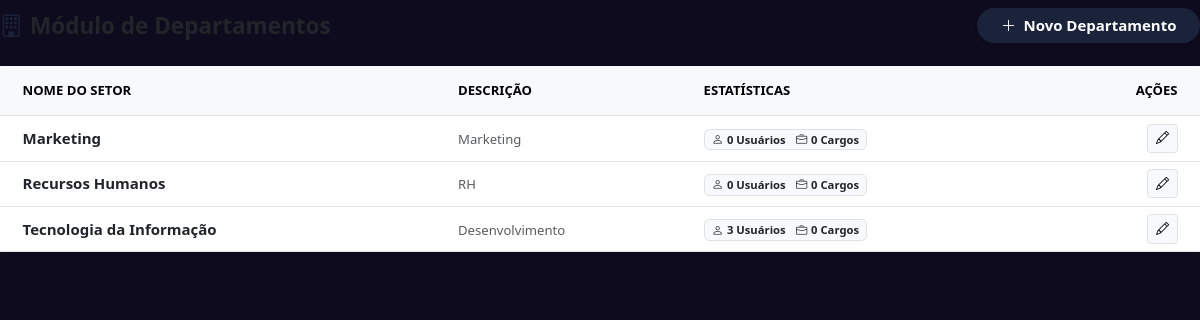
Page /departamentos (signed in) on the committed database.
### tables this page shows
CREATE TABLE departamentos (
    id_departamento INT UNSIGNED NOT NULL AUTO_INCREMENT,
    nome VARCHAR(100) NOT NULL,
    descricao TEXT,
    created_at TIMESTAMP NOT NULL DEFAULT CURRENT_TIMESTAMP,
    updated_at TIMESTAMP NOT NULL DEFAULT CURRENT_TIMESTAMP ON UPDATE CURRENT_TIMESTAMP,
    PRIMARY KEY (id_departamento),
    UNIQUE KEY uq_dept_nome (nome)
);

### controllers/DepartamentoController.php (called while the page is built, shortened)
<?php
require_once ROOT_PATH . '/models/Departamento.php';
class DepartamentoController
{
    private Departamento $model;
    public function __construct()
    {
        $this->model = new Departamento();
    }
    public function index(): void
    {
        $filtros = [];
        $departamentos = $this->model->listar($filtros);
        require ROOT_PATH . '/views/departamentos/index.php';
    }
}

### config/database.php (called while the page is built, shortened)
<?php
class Database {
    private static ?PDO $instance = null;
    public static function getConnection(): PDO {
        if (self::$instance === null) {
            try {
                $dsn = "mysql:host=" . DB_HOST . ";dbname=" . DB_NAME . ";charset=utf8mb4";
                self::$instance = new PDO($dsn, DB_USER, DB_PASS, [
                    PDO::ATTR_ERRMODE => PDO::ERRMODE_EXCEPTION,
                    PDO::ATTR_DEFAULT_FETCH_MODE => PDO::FETCH_ASSOC
                ]);
            } catch (PDOException $e) {
                die("Erro crítico de conexão: " . $e->getMessage());
            }
        }
        return self::$instance;
    }
}

### models/Departamento.php (called while the page is built, shortened)
<?php
require_once ROOT_PATH . '/config/database.php';
class Departamento
{
    private PDO $db;
    public function __construct()
    {
        $this->db = Database::getConnection();
    }
    public function listar(array $filtros = []): array
    {
        $sql = "SELECT d.*,
                       COUNT(DISTINCT u.id_usuario) AS total_usuarios,
                       COUNT(DISTINCT p.id_projeto) AS total_projetos
                FROM departamentos d
                LEFT JOIN usuarios u ON u.id_departamento = d.id_departamento AND u.ativo = 1
                LEFT JOIN projetos p ON p.id_departamento = d.id_departamento
                WHERE 1=1";
        $params = [];
        $sql .= " GROUP BY d.id_departamento ORDER BY d.nome ASC";
        $stmt = $this->db->prepare($sql);
        $stmt->execute($params);
        return $stmt->fetchAll();
    }
}

### views/departamentos/index.php (the view)
<?php require_once ROOT_PATH . '/views/layouts/header.php'; ?>
<div class="d-flex justify-content-between align-items-center mb-4 mt-2">
    <div>
        <h2 class="h4 fw-bold mb-0 text-dark">
            <i class="bi bi-building me-2" style="color: var(--brand-color);"></i>Módulo de Departamentos
        </h2>
    </div>
    <a href="<?= BASE_URL ?>/departamentos/criar" class="btn rounded-pill px-4 shadow-sm text-white fw-semibold" style="background-color: var(--brand-color);">
        <i class="bi bi-plus-lg me-2"></i>Novo Departamento
    </a>
</div>
<div class="card border-0 shadow-sm" style="border-radius: 12px;">
    <div class="card-body p-0">
        <div class="table-responsive">
            <table class="table table-hover align-middle mb-0">
                <thead class="table-light text-muted small text-uppercase">
                    <tr>
                        <th class="ps-4 py-3">Nome do Setor</th>
                        <th class="py-3">Descrição</th>
                        <th class="py-3">Estatísticas</th>
                        <th class="text-end pe-4 py-3">Ações</th>
                    </tr>
                </thead>
                <tbody>
                    <?php foreach ($departamentos as $depto): ?>
                    <tr>
                        <td class="ps-4">
                            <div class="fw-bold text-dark"><?= htmlspecialchars($depto['nome']); ?></div>
                        </td>
                        <td><small class="text-muted"><?= htmlspecialchars($depto['descricao'] ?? '---'); ?></small></td>
                        <td>
                            <span class="badge bg-light text-dark border">
                                <i class="bi bi-person me-1"></i><?= $depto['total_usuarios'] ?? 0 ?> Usuários
                                <i class="bi bi-briefcase ms-2 me-1"></i><?= $depto['total_cargos'] ?? 0 ?> Cargos
                            </span>
                        </td>
                        <td class="text-end pe-4">
                            <div class="btn-group">
                                <a href="<?= BASE_URL ?>/departamentos/editar/<?= $depto['id_departamento'] ?>" class="btn btn-sm btn-light border"><i class="bi bi-pencil"></i></a>
                            </div>
                        </td>
                    </tr>
                    <?php endforeach; ?>
                </tbody>
            </table>
        </div>
    </div>
</div>
<?php require_once ROOT_PATH . '/views/layouts/footer.php'; ?>

### public/css/gestiq-dashboard.css (style rules this page uses)
:root { --c-purple: #7C3AED; --c-purple-light: #A78BFA; --c-purple-dark: #5B21B6; --c-magenta: #DB2777; --c-magenta-light: #F472B6; --c-violet: #9333EA; --bg-base: #0f0b1e; --bg-surface: #17112e; --bg-card: #1e1840; --bg-hover: #251e4a; --bg-input: #120e28; --sidebar-w: 260px; --sidebar-bg: #130f27; --sidebar-border: rgba(124,58,237,.15); --t-primary: #f1f0ff; --t-secondary: #94a3b8; --t-muted: #64748b; --t-link: #a78bfa; --c-success: #10B981; --c-warning: #F59E0B; --c-danger: #EF4444; --c-info: #38BDF8; --radius: 12px; --radius-sm: 8px; --radius-lg: 16px; --shadow: 0 4px 24px rgba(0,0,0,.35); --shadow-lg: 0 8px 40px rgba(0,0,0,.5); --trans: .18s ease; }
*, *::before, *::after { box-sizing: border-box; margin: 0; padding: 0; }
html { font-size: 15px; }
body { font-family: 'DM Sans', 'Segoe UI', sans-serif; background: var(--bg-base); color: var(--t-primary); min-height: 100vh; overflow-x: hidden; }
a { color: var(--t-link); text-decoration: none; }

### views/layouts/header.php (style rules this page uses)
:root { --brand-color: #1a233a; }
[style*="background-color: var(--brand-color)"], [style*="background: var(--brand-color)"] { color: #ffffff !important; }

### rows in the picture
departamentos: nome "Marketing", descricao "Marketing", total_usuarios "0", total_cargos "0"
departamentos: nome "Recursos Humanos", descricao "RH", total_usuarios "0", total_cargos "0"
departamentos: nome "Tecnologia da Informação", descricao "Desenvolvimento", total_usuarios "3", total_cargos "0"
